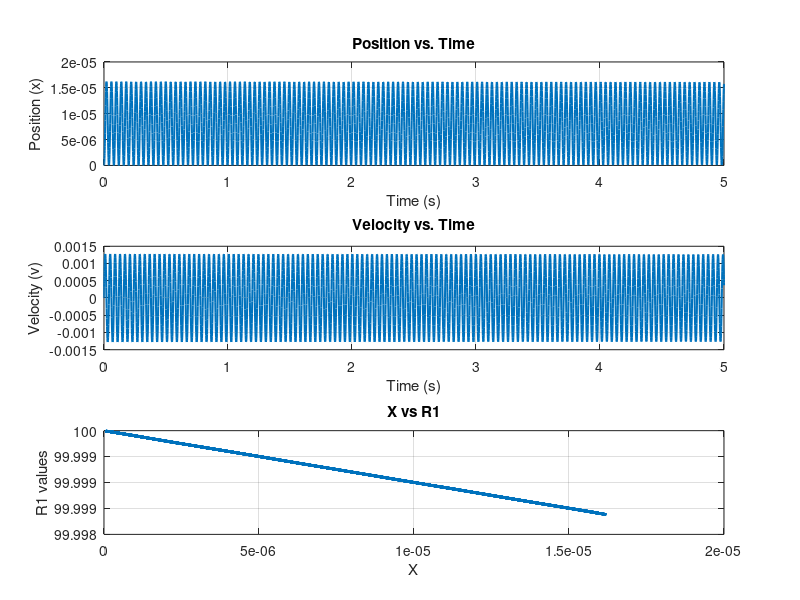

Here is the MATLAB script that generated this plot:
clear all;
close all;
clc;

% ** Capacitor Variables ** %
A = 0.0025;                          % Area of a single plate (m^2)
Cd = 46.48*10^-6;                    % Distance between plates (m)
Cdmin = 0.415*10^-6;                 % Minimum distance between plates (m)
m = 33.75*10^-3;                     % Weigth of a single plate (kg)
K = 2.1;                             % Dielectric constant of PTFE 
E0 = 8.85*10^-12;                    % Vacuum permittivity (C^2/Nm^2)

C = K*E0*A/Cd;

% fprintf('Capacitance = %d\n', C);

% ** Spring variables ** %
G = 7.72 * 10^10;                    % shear modulus of stainless steel 302 (N/m^2)
d = 1.2 * 10^-3;                     % diameter of the wire (m)
D = 14 * 10^-3;                      % mean diameter of the coils (m)
N = 10;                              % number of coils contributing to the spring's elasticity

k = G * d^4 /(8*D^3 * N); 

%fprintf('Spring constant k = %d\n', k);


% ** Circuit Variables ** %
Vin = 5;                             % Input Voltage (V)
R2 = 10^2;                           % R2 value (ohm)

% Function for R1 
a = 100;
b = 1;
R1 = @(x) a ./ (x + b);

% == Simulation Setup == %

odefun = @(t,y)[
    y(2); % y(1) = x, y(2) = v dx/dt = v
    (E0*A * Vin^2 * R1(y(1)) / ((R1(y(1)) + R2)^2 * 2 * Cd^2 * (y(1) + Cd) * m)) - (k / m) * y(1) % dv/dt
];

% Event function to limit x from going below -0.415×10^-6
% If x goes below -0.415×10^-6 the capacitance will short and won't work
function [value, isterminal, direction] = lowerLimitCondition(t, y)
    lower_limit = -0.415e-6; 
    value = y(1) - lower_limit;  
    isterminal = 0;  
    direction = -1;  
end

% == Initial conditions of the system == %
x0 = 0;
v0 = 0;
y0 = [x0; v0];

% time span 
tspan = [0,5];

% == Start the Simulation == %
options = odeset('Events', @lowerLimitCondition);
[t, y, te, ye, ie] = ode45(odefun, tspan, y0, options);

x = y(:, 1); %position
v = y(:, 2); %velocity

x(x <= -0.415e-6) = -0.415e-6;  % sets x to -0.415×10^-6 when it  reaches below


% == Plot the results == %
figure;
subplot(3, 1, 1);
plot(t, x, 'LineWidth', 1.5);
xlabel('Time (s)');
ylabel('Position (x)');
title('Position vs. Time');
grid on;

subplot(3, 1, 2);
plot(t, v, 'LineWidth', 1.5);
xlabel('Time (s)');
ylabel('Velocity (v)');
title('Velocity vs. Time');
grid on;

R1_values = R1(x);
subplot(3, 1, 3);
plot(x, R1_values, 'LineWidth', 1.5)
xlabel('X');
ylabel('R1 values');
title('X vs R1');
grid on;

% Display the final time of the system and thee final position
disp(['Final time: ', num2str(t(end)), ' seconds']);
disp(['Final position: ', num2str(x(end))]);

